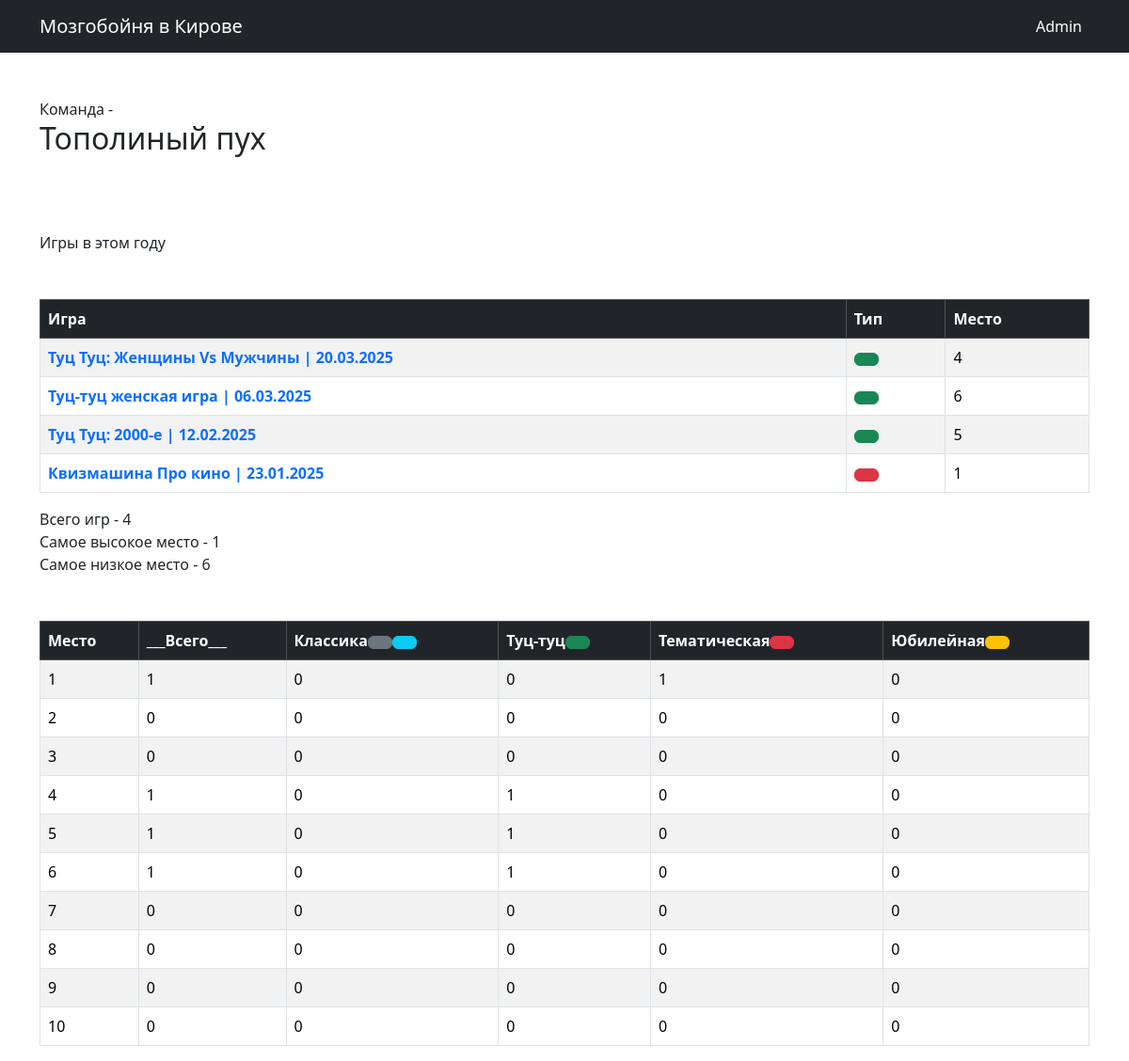
/kirovstat/team_info/?team_id=46, run on an earlier commit of the app's database.
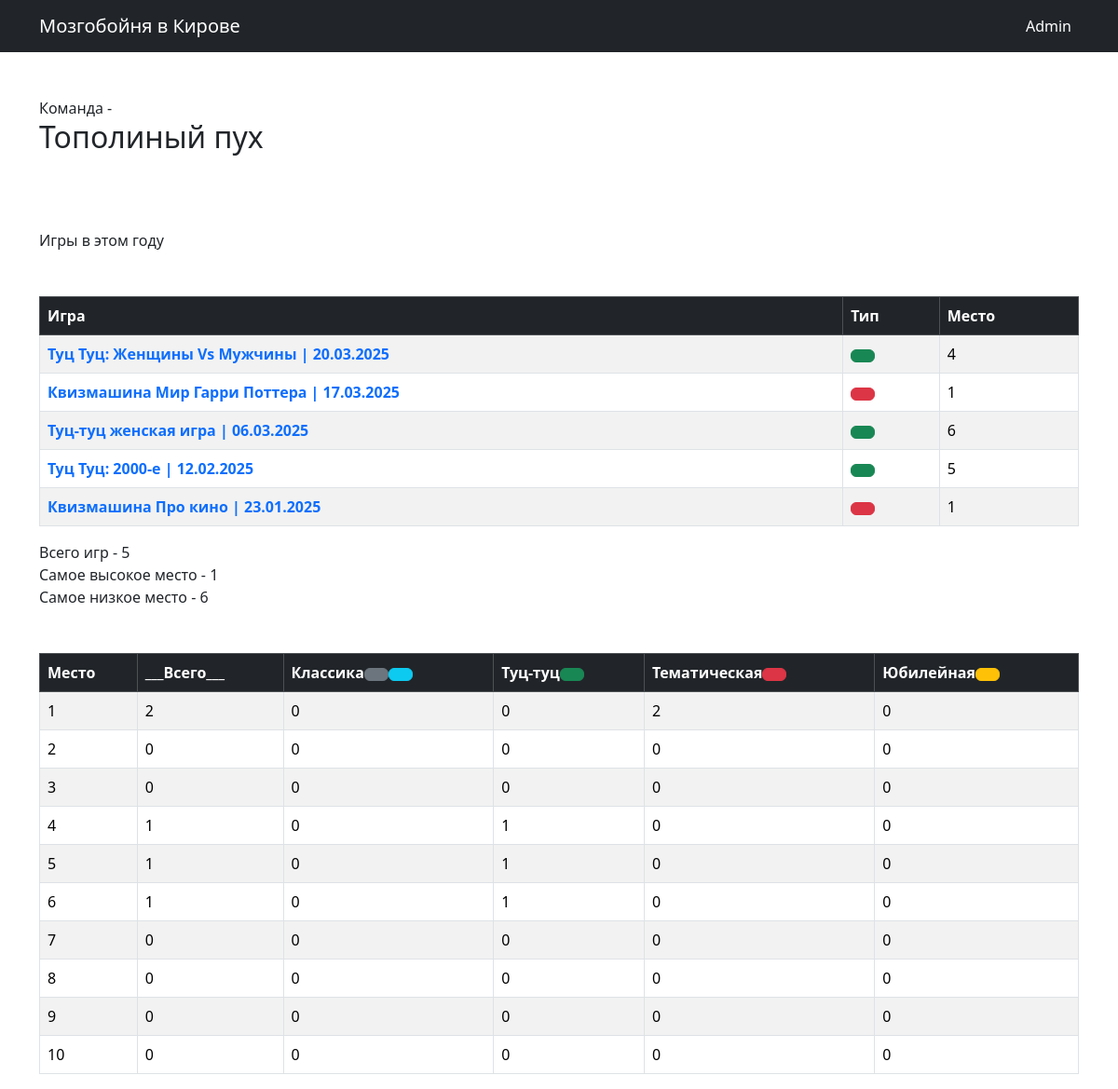
And on a later commit of the database.
### kirovstat/models.py (models this page shows, shortened)
class teams (models.Model):
    t_name = models.CharField(verbose_name='Название команды',max_length=50)
    t_aka = models.ForeignKey('self',blank=True,null=True,on_delete=models.SET_NULL)
    t_page = models.URLField(default='http://rudagames.ru')
    t_foto = models.CharField(verbose_name='Фото команды',default='.foto.jpg',max_length=50)
    time_data = models.DateTimeField(auto_now=True, db_index=True, verbose_name='создано')
    class Meta:
       verbose_name_plural = 'Команды'
       verbose_name = 'Команда'
       ordering = ['t_name']

class gmdata (models.Model):
    gd_game = models.ForeignKey(games, verbose_name='Игра',null=False, on_delete = models.CASCADE)
    gd_team = models.ForeignKey(teams, verbose_name='Команда',null=False, on_delete = models.CASCADE)
    gd_set1 = models.FloatField(verbose_name='Тур 1',max_length=5,default=300)
    gd_set2 = models.FloatField(verbose_name='Тур 2',max_length=5,default=300)
    gd_set3 = models.FloatField(verbose_name='Тур 3',max_length=5,default=300)
    gd_set4 = models.FloatField(verbose_name='Тур 4',max_length=5,default=300)
    gd_set5 = models.FloatField(verbose_name='Тур 5',max_length=5,default=300)
    gd_set6 = models.FloatField(verbose_name='Тур 6',max_length=5,default=300)
    gd_set7 = models.FloatField(verbose_name='Тур 7',max_length=5,default=300)
    gd_set8 = models.FloatField(verbose_name='Тур 8',max_length=5,default=300)
    gd_set9 = models.FloatField(verbose_name='Тур 9',max_length=5,default=300)
    gd_set10 = models.FloatField(verbose_name='Тур 10',max_length=5,default=300)
    gd_summ = models.FloatField(max_length=8, verbose_name='Сумма очков')
    gd_place = models.IntegerField(verbose_name='Место')
    time_data = models.DateTimeField(auto_now=True, db_index=True, verbose_name='создано')
    class Meta:
       verbose_name_plural = 'Данные'
       verbose_name = 'Данные'
       ordering = ['time_data']

class games (models.Model):
    g_name = models.CharField(default="Название игры", max_length=100)
    g_type = models.ForeignKey(game_type,null=True, on_delete=models.SET_NULL)
    g_date = models.DateField(verbose_name='Дата игры')
    g_sets = models.IntegerField(verbose_name='Количесто туров',default=5)
    g_url = models.URLField(verbose_name='Ссылка на игра в ВК',default="https://vk.com/mzgb_kir", max_length=200)
    time_data = models.DateTimeField(auto_now=True,db_index=True, verbose_name='создано')
    g_teams = models.IntegerField(verbose_name='Количество команда',null=True, default = 1)
    class Meta:
       verbose_name_plural = 'Игра'
       verbose_name = 'Игры'
       ordering = ['-g_date']
    def __str__(self):
        return self.g_name

### kirovstat/views.py (the view)
def team_info (request):
    team_id = request.GET['team_id']
    main_id = teams.objects.values('t_aka_id').get(pk=team_id)['t_aka_id']
    t_names = teams.objects.filter(t_aka=main_id)
    t_foto = teams.objects.values('t_foto').get(pk=main_id)['t_foto']
    akas_list=get_akas(main_id)
    t_data_info = get_games_info (akas_list,'2025-01-01','2025-12-31')
    Max_place =t_data_info.aggregate(Min('gd_place')) ['gd_place__min']
    Min_place =t_data_info.aggregate(Max('gd_place')) ['gd_place__max']
    g_count = len(t_data_info)
    l_p=      [0,0,0,0,0,0,0,0,0,0,0]
    l_p_class=[0,0,0,0,0,0,0,0,0,0,0]
    l_p_tuz=  [0,0,0,0,0,0,0,0,0,0,0]
    l_p_tem=  [0,0,0,0,0,0,0,0,0,0,0]
    l_p_jub=  [0,0,0,0,0,0,0,0,0,0,0]
    for t in t_data_info:
      for i in range(1,11):
        if t.gd_place==i:
            l_p[i]=l_p[i]+1
            if t.gd_game.g_type_id==1 or t.gd_game.g_type_id==5:
               l_p_class[i]=l_p_class[i]+1
            elif t.gd_game.g_type_id==2:
               l_p_tuz[i]=l_p_tuz[i]+1
            elif t.gd_game.g_type_id==3:
               l_p_tem[i]=l_p_tem[i]+1
            else:
               l_p_jub[i]=l_p_jub[i]+1
    l=[1,2,3,4,5,6,7,8,9,10]
    context = {'t_data_info': t_data_info, 't_names': t_names, 't_foto': t_foto, 'Max_place': Max_place,'Min_place' :Min_place, 'g_count':g_count, 'l': l,'l_p' : l_p,'l_p_class' : l_p_class,'l_p_tuz' : l_p_tuz, 'l_p_tem' :l_p_tem,'l_p_jub':l_p_jub }
    return render(request, 'team_info.html', context)

### kirovstat/defs_1.py (called while the page is built)
def get_games_in_range(d_s , d_f):
    d1 = date.fromisoformat(d_s)
    d2 = date.fromisoformat(d_f)
    games1  = games.objects.filter(g_date__gte=d1, g_date__lte=d2)
    games_is_range=[]
    for t in games1:
        games_is_range.append(t.id)
    return(games_is_range)

def get_akas (t_id):
    t_names = teams.objects.filter(t_aka=t_id)
    akas_list=[]
    for t in t_names:
        akas_list.append (t.id)
    return (akas_list)

def get_games_info (t_id_list , data_start = '2025-01-01', data_finish = '2025-12-31'):
    g_r = get_games_in_range(data_start,data_finish)
    g_info = gmdata.objects.filter(gd_team__in=t_id_list, gd_game__in=g_r).order_by('gd_game')
    return (g_info)

### kirovstat/templates/team_info.html (shortened to what the changed rows need)
{% extends 'base.html' %}
{% block content %}
<br>
{% for t in t_names%}
  <br>
  {%if t.id == t.t_aka_id%}
    Команда - <h2> {{t.t_name}} </h2><br>
  {%else%}
    Так же известная как - {{t.t_name}}<br>
  {%endif%}
{%endfor%}
{% if t_foto != '.foto.jpg' %}
  {% load static %}
{%endif%}
<br><br>
Игры в этом году
<table class = 'table mt-5 table-bordered table-striped table-hover' >
    <thead class="table-dark">
        <tr>
            <th scope="col">Игра</th>
            <th scope="col">Тип</th>
            <th scope="col">Место</th>
        </tr>
    </thead>
    <tbody>
        {% for data in t_data_info%}
        <tr>
            <td><a href=/kirovstat/game_info/?game_id={{data.gd_game_id}} ><b>{{data.gd_game}}</b></a></td>
            {%if data.gd_game.g_type_id == 2 %}
              <td> <button type="button" class="btn btn-success"> </button> </td>
            {%elif data.gd_game.g_type_id == 3 %}
              <td> <button type="button" class="btn btn-danger"> </button> </td>
            {%elif data.gd_game.g_type_id == 4 %}
              <td> <button type="button" class="btn btn-warning"> </button> </td>
            {%elif data.gd_game.g_type_id == 5 %}
               <td> <button type="button" class="btn btn-info"> </button>  </td>
            {%else%}
              <td > <button type="button" class="btn btn-secondary"></button></td>
            {%endif%}
            <td>{{data.gd_place}}</td>
        </tr>
        {%endfor%}
    </tbody>
</table>
Всего игр - {{g_count}} <br>
Самое высокое место -  {{Max_place}} <br>
Самое низкое место -  {{Min_place}} <br>
<table class = 'table mt-5 table-bordered table-striped table-hover' >
  <thead class="table-dark">
      <tr>
          <th scope="col">Место</th>
          <th scope="col">___Всего___</th>
          <th scope="col">Класcика<button type="button" class="btn btn-secondary"></button><button type="button" class="btn btn-info"></button></th>
          <th scope="col">Туц-туц<button type="button" class="btn btn-success"></button></th>
          <th scope="col">Тематическая<button type="button" class="btn btn-danger"></button></th>
          <th scope="col">Юбилейная<button type="button" class="btn btn-warning"></button></th>
      </tr>
  </thead>
  <tbody>
      <tr>
        <td>1</td>
        <td>{{l_p.1}}</td>
        <td>{{l_p_class.1}}</td>
        <td>{{l_p_tuz.1}}</td>
        <td>{{l_p_tem.1}}</td>
        <td>{{l_p_jub.1}}</td>
      </tr>
  </tbody>
</table>
{% endblock %}

What changed in the data, as far as the page shows it:
added gmdata: gd_game "Квизмашина Мир Гарри Поттера | 17.03.2025", gd_place "1"
Also different on the page:
{{ g_count }}: "4" → "5"
{{ l_p.1 }}: "1" → "2"
{{ l_p_tem.1 }}: "1" → "2"
